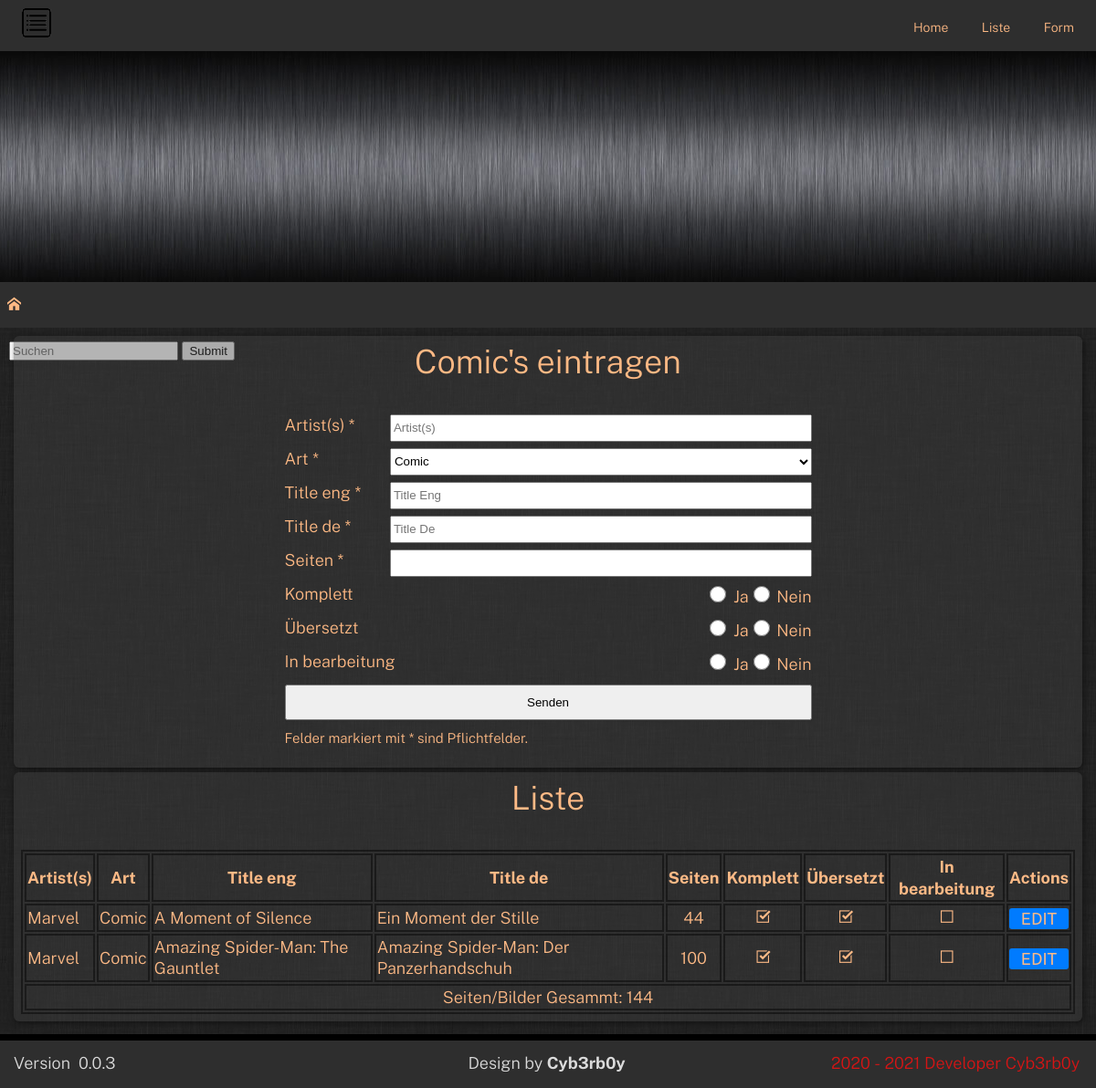
The page / on the database its author committed.
### tables this page shows
CREATE TABLE `liste` (
  `id` int(11) NOT NULL,
  `artists` varchar(50) NOT NULL,
  `art` varchar(10) NOT NULL,
  `title_eng` varchar(255) NOT NULL,
  `title_de` varchar(255) NOT NULL,
  `sites` int(11) NOT NULL,
  `complete` tinyint(1) NOT NULL,
  `translated` tinyint(1) NOT NULL,
  `editing` tinyint(1) NOT NULL
);

### formprocess.php (called while the page is built, shortened)
<?php
    require_once 'classes/crud.php';
    $crud = new Crud();
?>

### classes/crud.php (called while the page is built, shortened)
<?php
class Crud {
    private $conn;
    public function __construct(){
        $database = new Database();
        $db = $database->dbConnection();
        $this->conn = $db;
    }
    public function getComiclist(){
        $stmt = $this->conn->query("SELECT * FROM liste ORDER BY artists, title_eng");
        $data = $stmt->fetchAll();
        return $data;
    }
}
?>

### list.php (the view)
<div class="container__list">
    <div class="card">
        <h2 class="card__header">
            Liste
        </h2>
        <div class="card__body notification">
        <table>
            <tr>
                <th>Artist(s)</th>
                <th>Art</th>
                <th>Title eng</th>
                <th>Title de</th>
                <th>Seiten</th>
                <th>Komplett</th>
                <th>Übersetzt</th>
                <th>In bearbeitung</th>
                <th>Actions</th>
            </tr>
            <?php
                $results = $crud->getComiclist();
                foreach($results as $row) {
                    ?>
            <tr>
                <td><?= $row["artists"]; ?></td>
                <td><?= $row["art"]; ?></td>
                <td><?= $row["title_eng"]; ?></td>
                <td><?= $row["title_de"]; ?></td>
                <td class="seiten"><?= $row["sites"]; ?></td>
                <?php if($row['complete'] == 0) { ?>
                    <td><center><span class="icon icon-checkbox-unchecked"></span></center></td>
                <?php }else{?>
                    <td><center><span class="icon icon-checkbox-checked"></span></center></td>
                <?php }  ?>
                <?php if($row['translated'] == 0) { ?>
                    <td><center><span class="icon icon-checkbox-unchecked"></span></center></td>
                <?php }else{?>
                    <td><center><span class="icon icon-checkbox-checked"></span></center></td>
                <?php }  ?>
                <?php if($row['editing'] == 0) { ?>
                    <td><center><span class="icon icon-checkbox-unchecked"></span></center></td>
                <?php }else{?>
                    <td><center><span class="icon icon-checkbox-checked"></span></center></td>
                <?php }  ?>
                <td><a class="btn btn-primary" href="index.php?edit=<?= $row["id"]; ?>">EDIT</a></td>
            </tr>
            <?php    }
            ?>
            <?php
            unset($array);
            foreach($results as $row) {
            $array[] = $row["sites"];
            $summe=array_sum($array);
            }
            ?>
            <tr>
                <td colspan="9" class="seiten">Seiten/Bilder Gesammt: <?= $summe; ?></td>
            </tr>
            </table>
        </div>
    </div>
</div>

### index.php (shortened to what this page needs)
<?php
    $verion = '0.0.3';
    $dev = 'Cyb3rb0y';
    require_once 'formprocess.php';
?>
<!DOCTYPE html>
<html lang="de">
    <head>
        <link rel="stylesheet" href="./dist/style.css">
    </head>
    <body>
        <div class="wapper">
            <div class="content">
                <header class="header">
                    <nav class="container container--pall flex flex-jc-sb flex-ai-c">
                        <a class"header__logo" href="/" >
                            <img src="./images/favicon-32x32.png" />
                        </a>
                        <div class="header__links hide-for-mobile">
                            <a href="/">Home</a>
                            <a href="index.php?section=list">Liste</a>
                            <a href="index.php?section=form">Form</a>
                        </div>
                    </nav>
                </header>
                <div class="banner">
                </div>
                <div class="breadcrumb">
                    <?php
                        include 'breadcrumbs.php';
                    ?>
                </div>
                <div class="main-content">
                    <?php
                        require_once 'form.php';
                        require_once 'list.php';
                    ?>
                </div>
                <div id="footer">
                    <div class="container-footer">
                        <div id="version" class="footerleft">
                            Version&nbsp; <?= $verion ?>
                        </div>
                        <div id="copyright" class="footercenter">
                        Design by <b><?= $dev ?></b>
                        </div>
                        <div id="date" class="footerright">
                        2020&nbsp;-&nbsp;2021 Developer <?= $dev ?></div>
                    </div>
                </div>
            </div>
        </div>
    </body>
</html>

### breadcrumbs.php (shortened to what this page needs)
<?php
    $home="http://list.comix.de";
?>
<div class="breadcrumb__links">
    <span class="breadcrumb__btd-home">
        <a href="<?= $home?>">
            <span class="icon icon-home"></span>
        </a>
    </span>
</div>
<div class="breadcrumb__search">
    <form method="post" action="formprocess.php">
        <input type="text" name="search" placeholder="Suchen"/>
        <input type="submit" name="subsearch" VALUES="Suchen" />
    </form>
</div>

### form.php (shortened to what this page needs)
<div class="container__form">
    <div class="card">
        <h2 class="card__header">
            Comic's eintragen
        </h2>
        <div class="card__body notification">
            <form method="post" action="formprocess.php">
                <div class="form-group">
                    <label>Artist(s) *</label>
                    <input type="text" class="form-control" name="artists" placeholder="Artist(s)" required="required" />
                </div>
                <div class="form-group">
                    <label>Art *</label>
                    <select class="form-control" name="art" required="required">
                        <option value="Comic">
                            Comic
                        </option>
                    </select>
                </div>
                <div class="form-group">
                    <label>Title eng *</label>
                    <input type="text" class="form-control" name="title_eng" placeholder="Title Eng" required="required" />
                </div>
                <div class="form-group">
                    <label>Title de *</label>
                    <input type="text" class="form-control" name="title_de" placeholder="Title De" required="required" />
                </div>
                <div class="form-group">
                    <label>Seiten *</label>
                    <input type="number" class="form-control" name="sites"  required="required" min="1" />
                </div>
                <div class="form-group">
                    <label>Komplett</label>
                    <div class="form-check">
                        <input class="form-check-input" type="radio" name="complete" value="false" />
                        <label class="form-check-label">Nein</label>
                    </div>
                    <div class="form-check">
                        <input class="form-check-input" type="radio" name="complete" value="1" />
                        <label class="form-check-label">Ja</label>
                    </div>
                </div>
                <div class="form-group">
                    <label>Übersetzt</label>
                    <div class="form-check">
                        <input class="form-check-input" type="radio" name="translated" value="false" />
                        <label class="form-check-label">Nein</label>
                    </div>
                    <div class="form-check">
                        <input class="form-check-input" type="radio" name="translated" value="1" />
                        <label class="form-check-label">Ja</label>
                    </div>
                </div>
                <div class="form-group">
                    <label>In bearbeitung</label>
                    <div class="form-check">
                        <input class="form-check-input" type="radio" name="editing" value="false" />
                        <label class="form-check-label">Nein</label>
                    </div>
                    <div class="form-check">
                        <input class="form-check-input" type="radio" name="editing" value="1" />
                        <label class="form-check-label">Ja</label>
                    </div>
                </div>
                <div class="form-group__btn">
                    <input type="submit" class="btn btn-primary" name="submit" value="Senden" />
                </div>
                <div class="form-group">
                    <small>Felder markiert mit * sind Pflichtfelder.</small>
                </div>
            </form>
        </div>
    </div>
</div>

### rows shown on the page
liste: artists "Marvel", art "Comic", title_eng "A Moment of Silence", title_de "Ein Moment der Stille", sites "44", complete 1 (drawn), translated 1 (drawn), editing 0 (drawn)
liste: artists "Marvel", art "Comic", title_eng "Amazing Spider-Man: The Gauntlet", title_de "Amazing Spider-Man: Der Panzerhandschuh", sites "100", complete 1 (drawn), translated 1 (drawn), editing 0 (drawn)

### other values the page prints
$summe "144"
$verion "0.0.3"
$dev "Cyb3rb0y"
